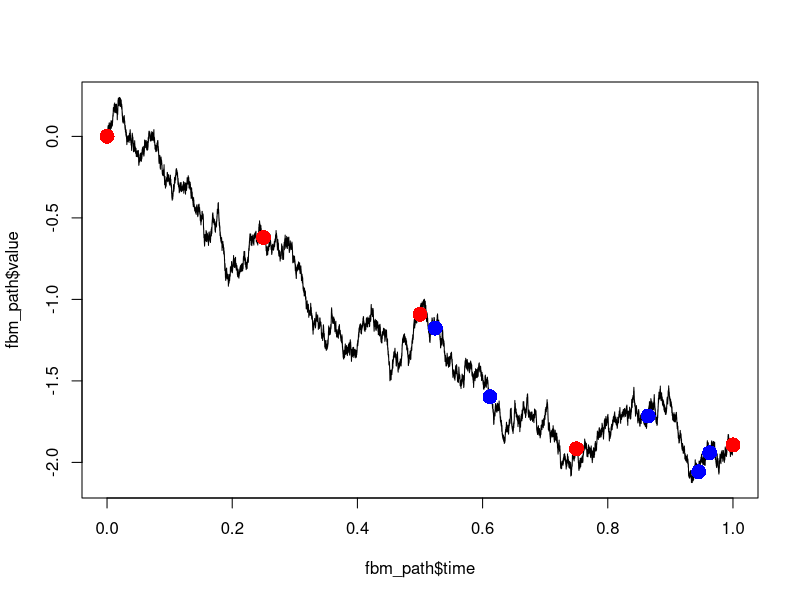
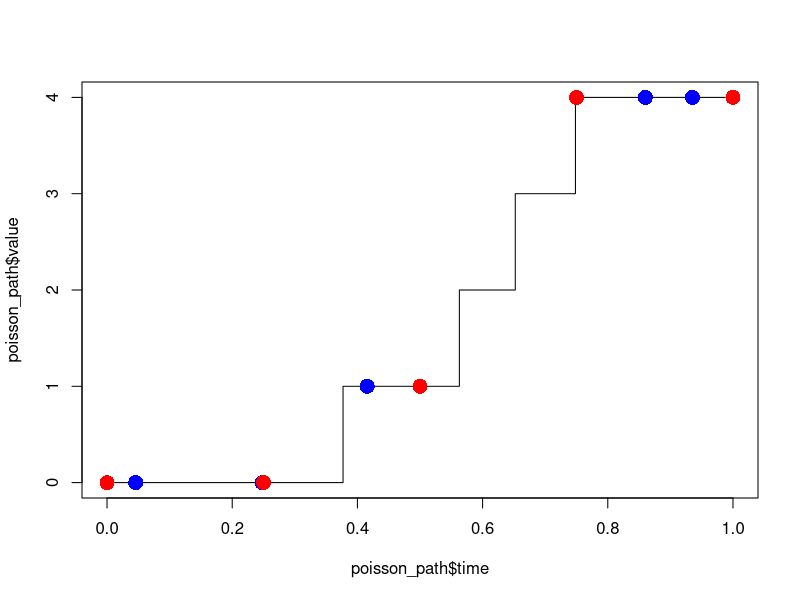

The R source for these figures, in order:
#' Hill estimator for readily ordered data
#'
#' @param data_inc Double data vector in increasing order.
#' @param n Integer, sample size.
#' @param k Integer, threshold for tail observations.
#'
#' @returns Double.
estimate_gamma <- function(data_inc, n, k) {
  mean((log(data_inc[(n - k):n]) - log(data_inc[n - k]))[-1])
}


#' Simulate dense discretization from fractional Brownian motion path
#'
#' @param h Hurst index
#'
#' @returns Tibble with two columns, time points and values from the path
sim_fbm_path <- function(h) {
  if (h <= 0 | h >= 1) rlang::abort("Invalid Hurst index.")
  m <- 2^20 # Discretization level, number of increments
  
  # Autocovariance of unit-step fractional Gaussian noise, lags 0..n
  k <- 0:m
  gam <- 0.5 * (abs(k + 1)^(2 * h) - 2 * abs(k)^(2 * h) + abs(k - 1)^(2 * h))
  
  # Circulant embedding: eigenvalues via FFT (non-negative for fGn)
  lam <- Re(fft(c(gam, gam[m:2])))
  lam[lam < 0 & lam > -1e-10] <- 0
  if (any(lam < 0)) rlang::abort("Circulant embedding failed (negative eigenvalue).")
  
  z <- complex(real = rnorm(2 * m), imaginary = rnorm(2 * m))
  fgn <- Re(fft(sqrt(lam / (2 * m)) * z))[1:m] # unit-step fGn
  
  tibble::tibble(
    time = (0:m) / m,
    value = c(0L, cumsum(fgn * (1 / m)^h)) # rescale to step 1/m
  )
}


#' Simulate dense discretization from Poisson process
#'
#' @param lambda Rate
#'
#' @returns Tibble with two columns, time points and values from the path
sim_poisson_path <- function(lambda) {
  if (lambda <= 0) rlang::abort("Invalid rate.")
  m <- 2^20 # Discretization level, number of increments
  n <- m - 1
  incr <- rpois(m, lambda / m)
  tibble::tibble(
    time = (0:m) / m,
    value = c(0L, cumsum(incr))
  )
}


#' Sample points from a realization of a process
#'
#' @param path Tibble representing the realized path
#' @param n Number of sampled points
#'
#' @returns Tibble with four columns, first two columns represent the
#'   deterministic sampling and two last columns represent the random sampling
sample_path <- function(path, n) {
  n <- n - 1
  m <- nrow(path) - 1 # Discretization level, number of increments
  if(m %% n != 0) {
    rlang::abort("Number of sampled points is not multiple of the total discretization level")
  }
  
  # Create time grids
  grid <- (0:n) * m / n + 1
  rand <- sort(sample.int(m + 1, n + 1, replace = TRUE))
  
  tibble::tibble(
    t_grid = path$time[grid],
    value_grid = path$value[grid],
    t_rand = path$time[rand],
    value_rand = path$value[rand]
  )
}


n <- 2^2 + 1

# Test fbm
fbm_path <- sim_fbm_path(0.5)
fbm_sample <- sample_path(fbm_path, n)
plot(fbm_path$time, fbm_path$value, type = "l")
points(fbm_sample$t_rand, fbm_sample$value_rand, cex = 2,  pch = 16, col  = "blue")
points(fbm_sample$t_grid, fbm_sample$value_grid, cex = 2,  pch = 16, col = "red")

# Test Poisson
poisson_path <- sim_poisson_path(5)
poisson_sample <- sample_path(poisson_path, n)
plot(poisson_path$time, poisson_path$value, type = "l")
points(poisson_sample$t_rand, poisson_sample$value_rand, cex = 2,  pch = 16, col  = "blue")
points(poisson_sample$t_grid, poisson_sample$value_grid, cex = 2,  pch = 16, col = "red")
